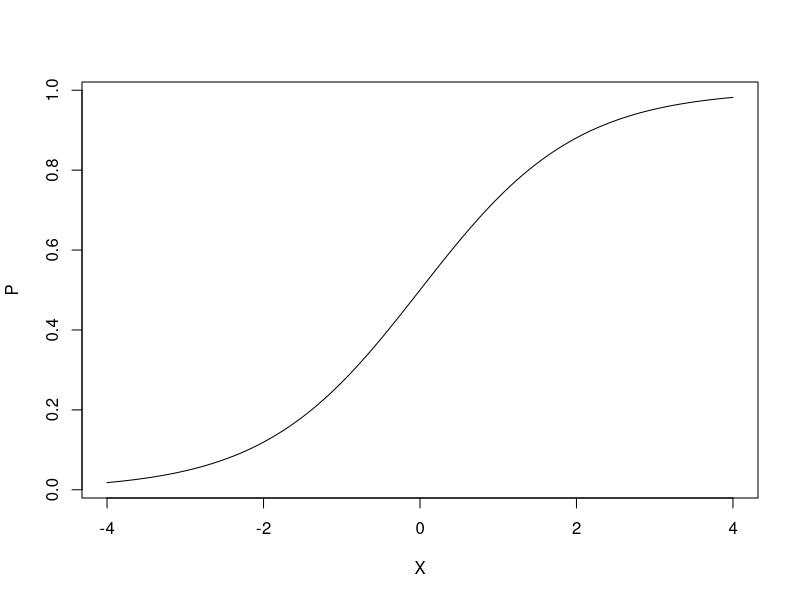
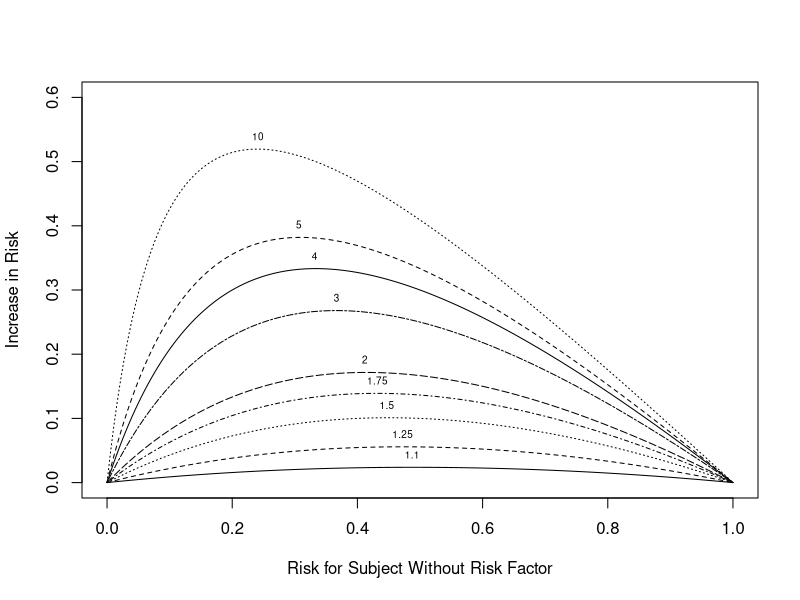

Recreate these plots in R, in order. (Note: this script raises an error after producing the figures.)
## @knitr logistic-fun
x <- seq(-4,4,by=.05)
p <- 1/(1 + exp(-x))   # Figure (*\ref{fig:lrm-logistic-fun}*)
plot(x, p, xlab="X", ylab="P", type="l")


## @knitr or-vs-diff
plot(0, 0, type="n", xlab="Risk for Subject Without Risk Factor",
     ylab="Increase in Risk",
     xlim=c(0,1), ylim=c(0,.6))   # Figure (*\ref{fig:lrm-or-vs-diff}*)
i <- 0
or <- c(1.1,1.25,1.5,1.75,2,3,4,5,10)
for(h in or) {
  i <- i + 1
  p <- seq(.0001, .9999, length=200)
  logit <- log(p/(1 - p))  # same as qlogis(p)
  logit <- logit + log(h)  # modify by odds ratio
  p2 <- 1/(1 + exp(-logit))# same as plogis(logit)
  d <- p2 - p
  lines(p, d, lty=i)
  maxd <- max(d)
  smax <- p[d==maxd]
  text(smax, maxd + .02, format(h), cex=.6)
}


## @knitr lrmodel
require(rms)
getHdata(sex.age.response)
d <- sex.age.response
dd <- datadist(d); options(datadist='dd')
f <- lrm(response ~ sex + age, data=d)
fasr <- f   # Save for later
w <- function(...)
  with(d, {
    m <- sex=='male'
    f <- sex=='female'
    lpoints(age[f], response[f], pch=1)
    lpoints(age[m], response[m], pch=2)
    af <- cut2(age, c(45,55), levels.mean=TRUE)
    prop <- tapply(response, list(af, sex), mean,
                   na.rm=TRUE)
    agem <- as.numeric(row.names(prop))
    lpoints(agem, prop[,'female'],
            pch=4, cex=1.3, col='green')
    lpoints(agem, prop[,'male'],
            pch=5, cex=1.3, col='green')
    x <- rep(62, 4); y <- seq(.25, .1, length=4)
    lpoints(x, y, pch=c(1, 2, 4, 5),
            col=rep(c('blue','green'),each=2))
    ltext(x+5, y,
          c('F Observed','M Observed',
            'F Proportion','M Proportion'), cex=.8)
  } )   # Figure (*\ref{fig:lrm-lrmodel}*)
  
plot(Predict(f, age=seq(34, 70, length=200), sex, fun=plogis),
     ylab='Pr[response]', ylim=c(-.02, 1.02), addpanel=w)
ltx <- function(fit) latex(fit, inline=TRUE, columns=54,
                           file='', after='$.', digits=3,
        size='Ssize', before='$X\\hat{\\beta}=')
ltx(f)


## @knitr simerr
sigmas  <- c(.5, .75, 1, 1.25, 1.5, 1.75, 2, 2.5, 3, 4)
ns      <- seq(25, 300, by=25)
nsim    <- 1000
xs      <- seq(-1.5, 1.5, length=200)
pactual <- plogis(xs)

dn <- list(sigma=format(sigmas), n=format(ns))
maxerr <- N1 <- array(NA, c(length(sigmas), length(ns)), dn)
require(rms)

i <- 0
for(s in sigmas) {
  i <- i + 1
  j <- 0
  for(n in ns) {
    j <- j + 1
    n1 <- maxe <- 0
    for(k in 1:nsim) {
      x <- rnorm(n, 0, s)
      P <- plogis(x)
      y <- ifelse(runif(n) <= P, 1, 0)
      n1 <- n1 + sum(y)
      beta <- lrm.fit(x, y)$coefficients
      phat <- plogis(beta[1] + beta[2] * xs)
      maxe <- maxe + max(abs(phat - pactual))
    }
    n1 <- n1/nsim
    maxe <- maxe/nsim
    maxerr[i,j] <- maxe
    N1[i,j] <- n1
  }
}
xrange <- range(xs)
simerr <- llist(N1, maxerr, sigmas, ns, nsim, xrange)

maxe <- reShape(maxerr)
# Figure (*\ref{fig:lrm-simerr}*)
xYplot(maxerr ~ n, groups=sigma, data=maxe,
       ylab=expression(paste('Average Maximum  ',
           abs(hat(P) - P))),
       type='l', lty=rep(1:2, 5), label.curve=FALSE,
       abline=list(h=c(.15, .1, .05), col=gray(.85)))
Key(.8, .68, other=list(cex=.7,
               title=expression(~~~~~~~~~~~sigma)))


## @knitr assumptions
plot(0:1, 0:1, xlab=expression(X[2]), ylab='logit{Y=1}',
     axes=FALSE,  type='n')
axis(1, at=0:1, labels=rep('',2))
axis(2, at=0:1, labels=rep('',2))
lines(c(.05, .8), c(.05, .5))
lines(c(.05, .8), c(.30, .75))
text(.9, .5, expression(X[1]==0), adj=.5)
text(.9, .75,expression(X[1]==1), adj=.5)


## @knitr emp-age-sex
getHdata(acath)
acath$sex <- factor(acath$sex, 0:1, c('male','female'))
dd <- datadist(acath); options(datadist='dd')
f <- lrm(sigdz ~ rcs(age, 4) * sex, data=acath)

## @knitr emp-age-sex-kn
kn <- specs(f)$how.modeled['age','Parameters']
kn <- setdiff(strsplit(kn, ' ')[[1]], '')
kn[length(kn)] <- paste('and', kn[length(kn)])
kn <- paste(kn, collapse=', ')

## @knitr emp-age-sex-pl
w <- function(...)
  with(acath, {
    plsmo(age, sigdz, group=sex, fun=qlogis, lty='dotted',
          add=TRUE, grid=TRUE)
    af <- cut2(age, g=10, levels.mean=TRUE)
    prop <- qlogis(tapply(sigdz, list(af, sex), mean,
                          na.rm=TRUE))
    agem <- as.numeric(row.names(prop))
    lpoints(agem, prop[,'female'], pch=4, col='green')
    lpoints(agem, prop[,'male'],   pch=2, col='green')
  } )   # Figure (*\ref{fig:lrm-emp-age-sex-pl}*)
plot(Predict(f, age, sex), ylim=c(-2,4), addpanel=w,
     label.curve=list(offset=unit(0.5, 'cm')))

## @knitr emp-age-sex-plunused
ggplot(Predict(f, age, sex)) +
  stat_plsmo(aes(x=age, y=sigdz), data=acath, fun=qlogis)




## @knitr lrtest
lr <- function(formula)
  {
    f <- lrm(formula, data=acath)
    stats <- f$stats[c('Model L.R.', 'd.f.')]
    cat('L.R. Chi-square:', round(stats[1],1),
        '  d.f.:', stats[2],'\n')
    f
  }
a <- lr(sigdz ~ sex + age)
b <- lr(sigdz ~ sex * age)
c <- lr(sigdz ~ sex + rcs(age,4))
d <- lr(sigdz ~ sex * rcs(age,4))
lrtest(a, b)
lrtest(a, c)
lrtest(a, d)
lrtest(b, d)
lrtest(c, d)


## @knitr dur
dz <- subset(acath, sigdz==1)
dd <- datadist(dz)
f <- lrm(tvdlm ~ rcs(cad.dur, 5), data=dz)
w <- function(...)
  with(dz, {
    plsmo(cad.dur, tvdlm, fun=qlogis, add=TRUE,
          grid=TRUE, lty='dotted')
    x <- cut2(cad.dur, g=15, levels.mean=TRUE)
    prop <- qlogis(tapply(tvdlm, x, mean, na.rm=TRUE))
    xm <- as.numeric(names(prop))
    lpoints(xm, prop, pch=2, col='green')
  } )   # Figure (*\ref{fig:lrm-dur}*)
plot(Predict(f, cad.dur), addpanel=w)


## @knitr problog
f <- lrm(tvdlm ~ log10(cad.dur + 1), data=dz)
w <- function(...)
  with(dz, {
    x <- cut2(cad.dur, m=150, levels.mean=TRUE)
    prop <- tapply(tvdlm, x, mean, na.rm=TRUE)
    xm <- as.numeric(names(prop))
    lpoints(xm, prop, pch=2, col='green')
  } )
#   Figure (*\ref{fig:lrm-problog}*)
plot(Predict(f, cad.dur, fun=plogis), ylab='P',
     ylim=c(.2, .8), addpanel=w)


## @knitr acath
acath <- transform(acath,
                   cholesterol = choleste,
                   age.tertile = cut2(age,g=3),
                   sx = as.integer(acath$sex) - 1)
# sx for loess, need to code as numeric
dd <- datadist(acath); options(datadist='dd')

# First model stratifies age into tertiles to get more
# empirical estimates of age x cholesterol interaction

f <- lrm(sigdz ~ age.tertile*(sex + rcs(cholesterol,4)),
         data=acath)
print(f, latex=TRUE)
ltx(f)

## @knitr cholxage
# Table (*\ref{tab:anova-tertiles}*):
latex(anova(f), file='', size='smaller',
      caption='Crudely categorizing age into tertiles',
      label='tab:anova-tertiles')
yl <- c(-1,5)
plot(Predict(f, cholesterol, age.tertile),
     adj.subtitle=FALSE, ylim=yl)   # Figure (*\ref{fig:lrm-cholxage}*)


## @knitr iacholxage-loess
# Re-do model with continuous age
f <- loess(sigdz ~ age * (sx + cholesterol), data=acath,
           parametric="sx", drop.square="sx")
ages  <- seq(25,   75, length=40)
chols <- seq(100, 400, length=40)
g <- expand.grid(cholesterol=chols, age=ages, sx=0)
# drop sex dimension of grid since held to 1 value
p <- drop(predict(f, g))
p[p < 0.001] <- 0.001
p[p > 0.999] <- 0.999
zl <- c(-3, 6)   # Figure (*\ref{fig:lrm-iacholxage-loess}*)
wireframe(qlogis(p) ~ cholesterol*age,
          xlab=list(rot=30), ylab=list(rot=-40),
          zlab=list(label='log odds', rot=90), zlim=zl,
          scales = list(arrows = FALSE), data=g)


## @knitr iacholxage-lsp
f <- lrm(sigdz ~ lsp(age,c(46,52,59)) *
         (sex + lsp(cholesterol,c(196,224,259))),
         data=acath)
ltx(f)
latex(anova(f), caption='Linear spline surface', file='',
      size='smaller', label='tab:anova-lsp')   # Table (*\ref{tab:anova-lsp}*)
perim <- with(acath,
              perimeter(cholesterol, age, xinc=20, n=5))
zl <- c(-2, 4)   # Figure (*\ref{fig:lrm-iacholxage-lsp}*)
bplot(Predict(f, cholesterol, age, np=40), perim=perim,
      lfun=wireframe, zlim=zl, adj.subtitle=FALSE)


## @knitr iacholxage-1
f <- lrm(sigdz ~ rcs(age,4)*(sex + rcs(cholesterol,4)),
         data=acath, tol=1e-11)
ltx(f)
latex(anova(f), caption='Cubic spline surface', file='',
      size='smaller', label='tab:anova-rcs') #Table (*\ref{tab:anova-rcs}*)
# Figure (*\ref{fig:lrm-iacholxage-1}*):
bplot(Predict(f, cholesterol, age, np=40), perim=perim,
      lfun=wireframe, zlim=zl, adj.subtitle=FALSE)


## @knitr iacholxage-2
f <- lrm(sigdz ~ sex*rcs(age,4) + rcs(cholesterol,4) + 
         rcs(age,4) %ia% rcs(cholesterol,4), data=acath)
latex(anova(f), file='', size='smaller',
      caption='Singly nonlinear cubic spline surface',
      label='tab:anova-ria') #Table (*\ref{tab:anova-ria}*)
# Figure (*\ref{fig:lrm-iacholxage-2}*):
bplot(Predict(f, cholesterol, age, np=40), perim=perim,
      lfun=wireframe, zlim=zl, adj.subtitle=FALSE)
ltx(f)


## @knitr iacholxage-3
f <- lrm(sigdz ~ rcs(age,4)*sex + rcs(cholesterol,4) +
         age %ia% cholesterol, data=acath)
latex(anova(f), caption='Linear interaction surface', file='',
      size='smaller', label='tab:anova-lia') #Table (*\ref{tab:anova-lia}*)
# Figure (*\ref{fig:lrm-iacholxage-3}*):
bplot(Predict(f, cholesterol, age, np=40), perim=perim,
      lfun=wireframe, zlim=zl, adj.subtitle=FALSE)
f.linia <- f  # save linear interaction fit for later
ltx(f)

## @knitr cholxage-model
# Make estimates of cholesterol effects for mean age in
# tertiles corresponding to initial analysis
mean.age <-
  with(acath,
       as.vector(tapply(age, age.tertile, mean, na.rm=TRUE)))
plot(Predict(f, cholesterol, age=round(mean.age,2),
             sex="male"),
     adj.subtitle=FALSE, ylim=yl) #3 curves, Figure (*\ref{fig:lrm-cholxage-model}*)

## @knitr dur-partial-resid
f <- lrm(tvdlm ~ cad.dur, data=dz, x=TRUE, y=TRUE)
resid(f, "partial", pl="loess", xlim=c(0,250), ylim=c(-3,3))
scat1d(dz$cad.dur)
log.cad.dur <- log10(dz$cad.dur + 1)
f <- lrm(tvdlm ~ log.cad.dur, data=dz, x=TRUE, y=TRUE)
resid(f, "partial", pl="loess", ylim=c(-3,3))
scat1d(log.cad.dur)   # Figure (*\ref{fig:lrm-dur-partial-resid}*)


## @knitr asr-influence
f <- update(fasr, x=TRUE, y=TRUE, data=sex.age.response)
## Also try which.influence(f, .4)   
round(resid(f, 'dfbetas'), 1)   # Table (*\ref{table:dfbetas}*)


## @knitr sex-age-response-boot
d <- sex.age.response
dd <- datadist(d); options(datadist='dd')
f <- lrm(response ~ sex + age, data=d, x=TRUE, y=TRUE)
set.seed(3)  # for reproducibility
v1  <- validate(f, B=150)

## @knitr sex-age-response-booth
ap1 <- round(v1[,'index.orig'], 2)
bc1 <- round(v1[,'index.corrected'], 2)

## @knitr sex-age-response-bootp
latex(v1,
      caption='Bootstrap Validation, 2 Predictors Without Stepdown',
      digits=2, size='Ssize', file='')


## @knitr sex-age-response-bootsw
v2 <- validate(f, B=150, bw=TRUE,
               rule='p', sls=.1, type='individual')

## @knitr sex-age-response-bootswh
ap2 <- round(v2[,'index.orig'], 2)
bc2 <- round(v2[,'index.corrected'], 2)

## @knitr sex-age-response-bootswp
latex(v2,
      caption='Bootstrap Validation, 2 Predictors with Stepdown',
      digits=2, B=15, file='', size='Ssize')


## @knitr sex-age-response-bootsw5
set.seed(133)
n  <- nrow(d)
x1 <- runif(n)
x2 <- runif(n)
x3 <- runif(n)
x4 <- runif(n)
x5 <- runif(n)
f  <- lrm(response ~ age + sex + x1 + x2 + x3 + x4 + x5,
          data=d, x=TRUE, y=TRUE)
v3 <- validate(f, B=150, bw=TRUE,
               rule='p', sls=.1, type='individual')

## @knitr sex-age-response-bootsw5v
k <- attr(v3, 'kept')
# Compute number of x1-x5 selected
nx <- apply(k[,3:7], 1, sum)
# Get selections of age and sex
v <- colnames(k)
as <- apply(k[,1:2], 1,
            function(x) paste(v[1:2][x], collapse=', '))
table(paste(as, ' ', nx, 'Xs'))


## @knitr sex-age-response-bootsw5ph
ap3 <- round(v3[,'index.orig'], 2)
bc3 <- round(v3[,'index.corrected'], 2)

## @knitr sex-age-response-bootsw5p
latex(v3,
 caption='Bootstrap Validation with 5 Noise Variables and Stepdown',
 digits=2, B=15, size='Ssize', file='')


## @knitr sex-age-response-bootsw52
v4 <- validate(f, B=150, bw=TRUE, rule='p', sls=.1,
               type='individual', force=1:2)
ap4 <- round(v4[,'index.orig'], 2)
bc4 <- round(v4[,'index.corrected'], 2)

## @knitr sex-age-response-bootsw52p
latex(v4,
      caption='Bootstrap Validation with 5 Noise Variables and Stepdown, Forced Inclusion of age and sex',
      digits=2, B=15, size='Ssize')


## @knitr calibrations
g <- function(v) v[c('Intercept','Slope'),'index.corrected']
k <- rbind(g(v1), g(v2), g(v3))
co <- c(2,5,4,1)
plot(0, 0, ylim=c(0,1), xlim=c(0,1),
     xlab="Predicted Probability",
     ylab="Estimated Actual Probability", type="n")
legend(.45,.35,c("age, sex", "age, sex stepdown",
                 "age, sex, x1-x5", "ideal"),
       lty=1, col=co, cex=.8, bty="n")
probs <- seq(0, 1, length=200); L <- qlogis(probs)
for(i in 1:3) {
  P <- plogis(k[i,'Intercept'] + k[i,'Slope'] * L)
  lines(probs, P, col=co[i], lwd=1)
}
abline(a=0, b=1, col=co[4], lwd=1)   # Figure (*\ref{fig:lrm-calibrations}*)


## @knitr cholxage-confbar
s <- summary(f.linia)   # Table (*\ref{tab:lrm-cholxage-confbar}*)
latex(s, file='', size='Ssize',
      label='tab:lrm-cholxage-confbar')
plot(s)   # Figure (*\ref{fig:lrm-cholxage-confbar}*)

## @knitr iacholxage-3-nomogram
# Draw a nomogram that shows examples of confidence intervals
nom <- nomogram(f.linia, cholesterol=seq(150, 400, by=50),
                interact=list(age=seq(30, 70, by=10)),
                lp.at=seq(-2, 3.5, by=.5),
                conf.int=TRUE, conf.lp="all",
                fun=function(x)1/(1+exp(-x)),  # or plogis
                funlabel="Probability of CAD",
                fun.at=c(seq(.1, .9, by=.1), .95, .99)
                )   # Figure (*\ref{fig:lrm-iacholxage-3-nomogram}*)
plot(nom, col.grid = gray(c(0.8, 0.95)),
     varname.label=FALSE, ia.space=1, xfrac=.46, lmgp=.2)


## @knitr val-prob
set.seed(13)
n <- 200
x1 <- runif(n)
x2 <- runif(n)
x3 <- runif(n)
logit <- 2*(x1-.5)
P <- 1/(1+exp(-logit))
y <- ifelse(runif(n) <= P, 1, 0)
d <- data.frame(x1, x2, x3, y)
f <- lrm(y ~ x1 + x2 + x3, subset=1:100)
phat <- predict(f, d[101:200,], type='fitted')
# Figure (*\ref{fig:lrm-val-prob}*)
v <- val.prob(phat, y[101:200], m=20, cex=.5)
